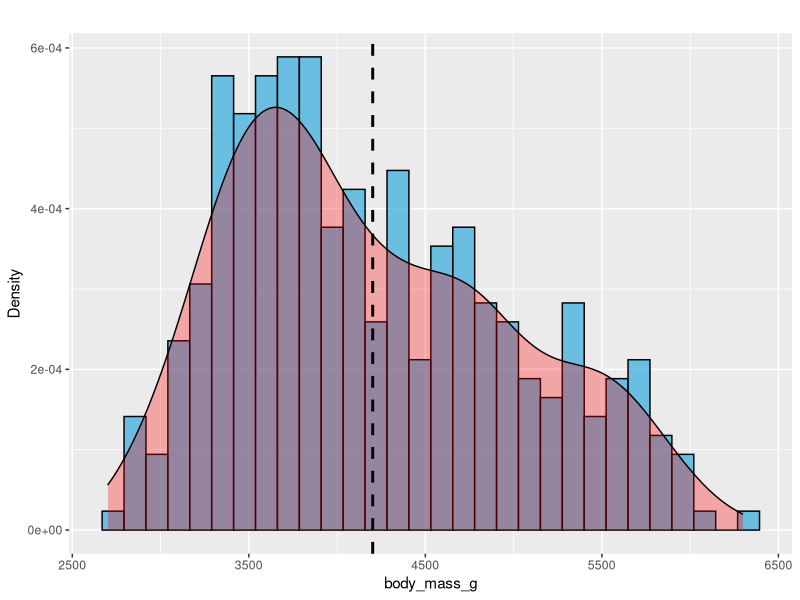
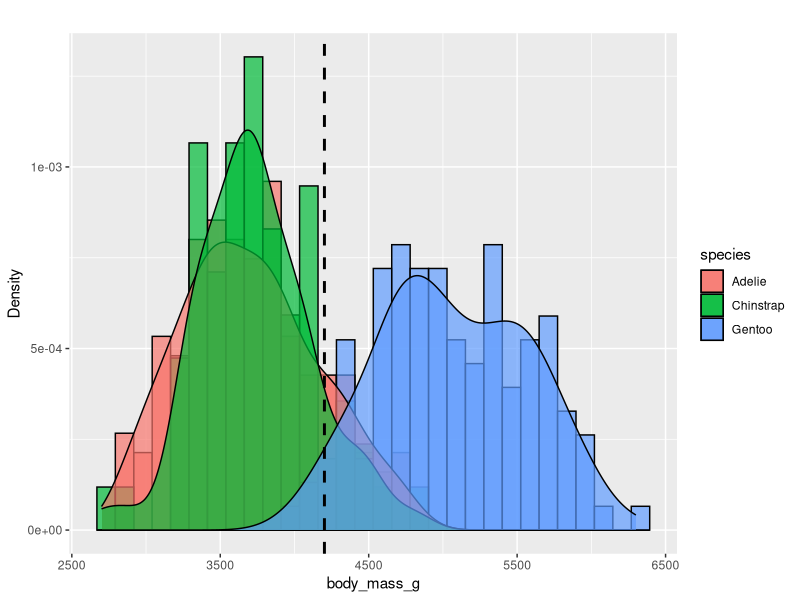

These charts were generated, in order, by the following R code:

#clean workspace
rm(list = ls())

# based on the response to a Stack Overflow thread by Cybernetic
# answered Dec 8, 2018, edited Apr 18, 2021
# https://stackoverflow.com/questions/6957549/overlaying-histograms-with-ggplot2-in-r

# load required package
library(tidyverse)
library(palmerpenguins)

###
# Custom functions to visualize overlapping histograms and density plots
###

# Note: special emphasis on borders, make the resulting graphs "pop"

# Changes added by Gabor

# 1 New function argument for plot title - plotTitle -  with empty default value
#   useful if generating more histograms
#
# 2 Fixed calculation of the mean value - now works if NA is present
#
# 3 changed dot-dot notation (`..density..`)as it  was deprecated in ggplot2 3.4.0.
#   Used `after_stat(density)` instead, as suggested


plot_histogram <- function(df, feature, plotTitle = "") {
  plt <- ggplot(df, aes(x=eval(parse(text=feature)))) +
    geom_histogram(aes(y = after_stat(density)), alpha=0.7, fill="#33AADE", color="black") +
    geom_density(alpha=0.3, fill="red") +
    geom_vline(aes(xintercept=mean(eval(parse(text=feature)), na.rm = T)), color="black", linetype="dashed", size=1) +
    labs(title = plotTitle, x=feature, y = "Density") 
  print(plt)
}

plot_multi_histogram <- function(df, feature, label_column, plotTitle = "") {
  plt <- ggplot(df, aes(x=eval(parse(text=feature)), fill=eval(parse(text=label_column)))) +
    geom_histogram(alpha=0.7, position="identity", aes(y = after_stat(density)), color="black") +
    geom_density(alpha=0.7) +
    geom_vline(aes(xintercept=mean(eval(parse(text=feature)), na.rm = T)), color="black", linetype="dashed", size=1) +
    labs(title = plotTitle, x=feature, y = "Density")
  plt + guides(fill=guide_legend(title=label_column))
}


###
# Let's try it out!
###

#check the data set
penguins

# a simple histogram
plot_histogram(penguins, "body_mass_g")


# a overlaid histograms
plot_multi_histogram(penguins, "body_mass_g", "species")
ggsave("multiHistogramPenguins.png", width = 1280, height = 720, units = "px")


